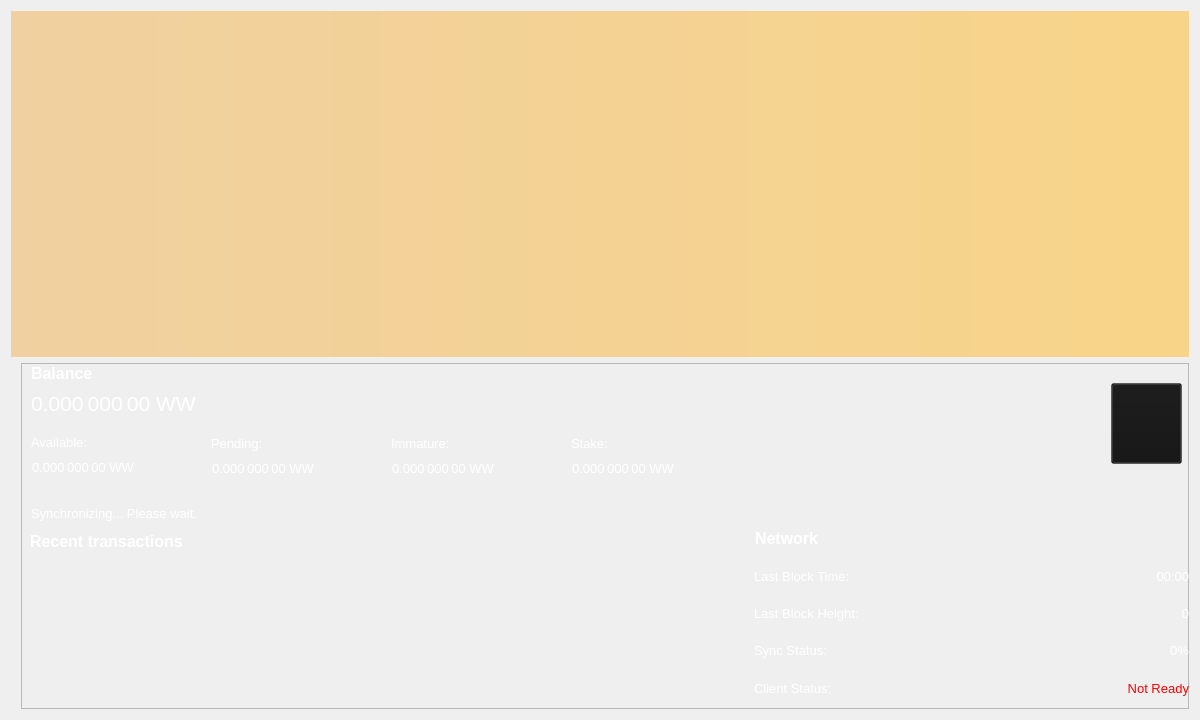
<?xml version="1.0" encoding="UTF-8"?>
<ui version="4.0">
 <class>OverviewPage</class>
 <widget class="QWidget" name="OverviewPage">
  <property name="geometry">
   <rect>
    <x>0</x>
    <y>0</y>
    <width>1200</width>
    <height>720</height>
   </rect>
  </property>
  <property name="minimumSize">
   <size>
    <width>1200</width>
    <height>700</height>
   </size>
  </property>
  <property name="font">
   <font>
    <weight>50</weight>
    <bold>false</bold>
   </font>
  </property>
  <property name="windowTitle">
   <string>Form</string>
  </property>
  <property name="styleSheet">
   <string notr="true">color: rgb(255, 255, 255);</string>
  </property>
  <layout class="QVBoxLayout" name="topLayout">
   <item>
    <widget class="QLabel" name="labelAlerts">
     <property name="visible">
      <bool>false</bool>
     </property>
     <property name="styleSheet">
      <string notr="true">background-color: qlineargradient(x1: 0, y1: 0, x2: 1, y2: 0, stop:0 #F0D0A0, stop:1 #F8D488); color:#000000;</string>
     </property>
     <property name="wordWrap">
      <bool>true</bool>
     </property>
     <property name="margin">
      <number>3</number>
     </property>
    </widget>
   </item>
   <item>
    <layout class="QHBoxLayout" name="horizontalLayout" stretch="1">
     <item>
      <layout class="QVBoxLayout" name="verticalLayout_2">
       <item>
        <widget class="QFrame" name="frame">
         <property name="maximumSize">
          <size>
           <width>16777215</width>
           <height>16777215</height>
          </size>
         </property>
         <property name="styleSheet">
          <string notr="true">margin-left: 10px;
</string>
         </property>
         <property name="frameShape">
          <enum>QFrame::StyledPanel</enum>
         </property>
         <property name="frameShadow">
          <enum>QFrame::Raised</enum>
         </property>
         <widget class="QLabel" name="labelTransactionsStatus">
          <property name="geometry">
           <rect>
            <x>10</x>
            <y>140</y>
            <width>300</width>
            <height>20</height>
           </rect>
          </property>
          <property name="minimumSize">
           <size>
            <width>300</width>
            <height>0</height>
           </size>
          </property>
          <property name="font">
           <font>
            <pointsize>10</pointsize>
           </font>
          </property>
          <property name="cursor">
           <cursorShape>WhatsThisCursor</cursorShape>
          </property>
          <property name="toolTip">
           <string>The displayed information may be out of date. Your wallet automatically synchronizes with the WayaWolfCoin network after a connection is established, but this process has not completed yet.</string>
          </property>
          <property name="styleSheet">
           <string notr="true"/>
          </property>
          <property name="text">
           <string notr="true">Synchronizing... Please wait.</string>
          </property>
          <property name="alignment">
           <set>Qt::AlignLeading|Qt::AlignLeft|Qt::AlignVCenter</set>
          </property>
          <property name="indent">
           <number>0</number>
          </property>
         </widget>
         <widget class="QWidget" name="verticalLayoutWidget">
          <property name="geometry">
           <rect>
            <x>10</x>
            <y>0</y>
            <width>721</width>
            <height>88</height>
           </rect>
          </property>
          <layout class="QVBoxLayout" name="verticalLayout">
           <item>
            <layout class="QHBoxLayout" name="horizontalLayout_4">
             <item>
              <widget class="QLabel" name="label_5">
               <property name="font">
                <font>
                 <pointsize>12</pointsize>
                 <weight>75</weight>
                 <bold>true</bold>
                </font>
               </property>
               <property name="text">
                <string>Balance</string>
               </property>
               <property name="indent">
                <number>0</number>
               </property>
              </widget>
             </item>
             <item>
              <spacer name="horizontalSpacer_3">
               <property name="orientation">
                <enum>Qt::Horizontal</enum>
               </property>
               <property name="sizeHint" stdset="0">
                <size>
                 <width>40</width>
                 <height>20</height>
                </size>
               </property>
              </spacer>
             </item>
            </layout>
           </item>
           <item>
            <layout class="QHBoxLayout" name="horizontalLayout_2">
             <property name="spacing">
              <number>0</number>
             </property>
             <item>
              <widget class="QLabel" name="labelTotal">
               <property name="minimumSize">
                <size>
                 <width>400</width>
                 <height>30</height>
                </size>
               </property>
               <property name="maximumSize">
                <size>
                 <width>16777215</width>
                 <height>16777215</height>
                </size>
               </property>
               <property name="font">
                <font>
                 <pointsize>16</pointsize>
                 <weight>50</weight>
                 <bold>false</bold>
                </font>
               </property>
               <property name="cursor">
                <cursorShape>IBeamCursor</cursorShape>
               </property>
               <property name="toolTip">
                <string>Your current total balance</string>
               </property>
               <property name="styleSheet">
                <string notr="true">color: rgb(255, 255, 255);</string>
               </property>
               <property name="text">
                <string notr="true">0.000 000 00 WW</string>
               </property>
               <property name="textFormat">
                <enum>Qt::AutoText</enum>
               </property>
               <property name="alignment">
                <set>Qt::AlignLeading|Qt::AlignLeft|Qt::AlignVCenter</set>
               </property>
               <property name="wordWrap">
                <bool>false</bool>
               </property>
               <property name="margin">
                <number>0</number>
               </property>
               <property name="indent">
                <number>0</number>
               </property>
               <property name="textInteractionFlags">
                <set>Qt::LinksAccessibleByMouse|Qt::TextSelectableByKeyboard|Qt::TextSelectableByMouse</set>
               </property>
              </widget>
             </item>
             <item>
              <spacer name="horizontalSpacer">
               <property name="orientation">
                <enum>Qt::Horizontal</enum>
               </property>
               <property name="sizeHint" stdset="0">
                <size>
                 <width>40</width>
                 <height>20</height>
                </size>
               </property>
              </spacer>
             </item>
            </layout>
           </item>
           <item>
            <spacer name="verticalSpacer">
             <property name="orientation">
              <enum>Qt::Vertical</enum>
             </property>
             <property name="sizeHint" stdset="0">
              <size>
               <width>20</width>
               <height>40</height>
              </size>
             </property>
            </spacer>
           </item>
          </layout>
         </widget>
         <widget class="QWidget" name="verticalLayoutWidget_2">
          <property name="geometry">
           <rect>
            <x>10</x>
            <y>69</y>
            <width>181</width>
            <height>71</height>
           </rect>
          </property>
          <layout class="QVBoxLayout" name="verticalLayout_3">
           <item>
            <layout class="QHBoxLayout" name="horizontalLayout_3">
             <item>
              <widget class="QLabel" name="labelBalanceText">
               <property name="font">
                <font>
                 <pointsize>10</pointsize>
                </font>
               </property>
               <property name="text">
                <string>Available:</string>
               </property>
               <property name="indent">
                <number>0</number>
               </property>
              </widget>
             </item>
             <item>
              <spacer name="horizontalSpacer_2">
               <property name="orientation">
                <enum>Qt::Horizontal</enum>
               </property>
               <property name="sizeHint" stdset="0">
                <size>
                 <width>40</width>
                 <height>20</height>
                </size>
               </property>
              </spacer>
             </item>
            </layout>
           </item>
           <item>
            <layout class="QHBoxLayout" name="horizontalLayout_5">
             <item>
              <widget class="QLabel" name="labelBalance">
               <property name="font">
                <font>
                 <pointsize>10</pointsize>
                 <weight>50</weight>
                 <bold>false</bold>
                </font>
               </property>
               <property name="cursor">
                <cursorShape>IBeamCursor</cursorShape>
               </property>
               <property name="toolTip">
                <string>Your current spendable balance</string>
               </property>
               <property name="text">
                <string notr="true">0.000 000 00 WW</string>
               </property>
               <property name="alignment">
                <set>Qt::AlignRight|Qt::AlignTrailing|Qt::AlignVCenter</set>
               </property>
               <property name="indent">
                <number>0</number>
               </property>
               <property name="textInteractionFlags">
                <set>Qt::LinksAccessibleByMouse|Qt::TextSelectableByKeyboard|Qt::TextSelectableByMouse</set>
               </property>
              </widget>
             </item>
             <item>
              <spacer name="horizontalSpacer_4">
               <property name="orientation">
                <enum>Qt::Horizontal</enum>
               </property>
               <property name="sizeHint" stdset="0">
                <size>
                 <width>40</width>
                 <height>20</height>
                </size>
               </property>
              </spacer>
             </item>
            </layout>
           </item>
           <item>
            <spacer name="verticalSpacer_2">
             <property name="orientation">
              <enum>Qt::Vertical</enum>
             </property>
             <property name="sizeHint" stdset="0">
              <size>
               <width>20</width>
               <height>40</height>
              </size>
             </property>
            </spacer>
           </item>
          </layout>
         </widget>
         <widget class="QWidget" name="verticalLayoutWidget_3">
          <property name="geometry">
           <rect>
            <x>190</x>
            <y>70</y>
            <width>181</width>
            <height>71</height>
           </rect>
          </property>
          <layout class="QVBoxLayout" name="verticalLayout_4">
           <item>
            <layout class="QHBoxLayout" name="horizontalLayout_6">
             <item>
              <widget class="QLabel" name="labelPendingText">
               <property name="font">
                <font>
                 <pointsize>10</pointsize>
                </font>
               </property>
               <property name="text">
                <string>Pending:</string>
               </property>
               <property name="indent">
                <number>0</number>
               </property>
              </widget>
             </item>
             <item>
              <spacer name="horizontalSpacer_6">
               <property name="orientation">
                <enum>Qt::Horizontal</enum>
               </property>
               <property name="sizeHint" stdset="0">
                <size>
                 <width>40</width>
                 <height>20</height>
                </size>
               </property>
              </spacer>
             </item>
            </layout>
           </item>
           <item>
            <layout class="QHBoxLayout" name="horizontalLayout_7">
             <item>
              <widget class="QLabel" name="labelUnconfirmed">
               <property name="font">
                <font>
                 <pointsize>10</pointsize>
                 <weight>50</weight>
                 <bold>false</bold>
                </font>
               </property>
               <property name="cursor">
                <cursorShape>IBeamCursor</cursorShape>
               </property>
               <property name="toolTip">
                <string>Total of transactions that have yet to be confirmed, and do not yet count toward the spendable balance</string>
               </property>
               <property name="text">
                <string notr="true">0.000 000 00 WW</string>
               </property>
               <property name="alignment">
                <set>Qt::AlignRight|Qt::AlignTrailing|Qt::AlignVCenter</set>
               </property>
               <property name="indent">
                <number>0</number>
               </property>
               <property name="textInteractionFlags">
                <set>Qt::LinksAccessibleByMouse|Qt::TextSelectableByKeyboard|Qt::TextSelectableByMouse</set>
               </property>
              </widget>
             </item>
             <item>
              <spacer name="horizontalSpacer_5">
               <property name="orientation">
                <enum>Qt::Horizontal</enum>
               </property>
               <property name="sizeHint" stdset="0">
                <size>
                 <width>40</width>
                 <height>20</height>
                </size>
               </property>
              </spacer>
             </item>
            </layout>
           </item>
           <item>
            <spacer name="verticalSpacer_3">
             <property name="orientation">
              <enum>Qt::Vertical</enum>
             </property>
             <property name="sizeHint" stdset="0">
              <size>
               <width>20</width>
               <height>40</height>
              </size>
             </property>
            </spacer>
           </item>
          </layout>
         </widget>
         <widget class="QWidget" name="verticalLayoutWidget_4">
          <property name="geometry">
           <rect>
            <x>370</x>
            <y>70</y>
            <width>181</width>
            <height>71</height>
           </rect>
          </property>
          <layout class="QVBoxLayout" name="verticalLayout_5">
           <item>
            <layout class="QHBoxLayout" name="horizontalLayout_8">
             <item>
              <widget class="QLabel" name="labelImmatureText">
               <property name="font">
                <font>
                 <pointsize>10</pointsize>
                </font>
               </property>
               <property name="text">
                <string>Immature:</string>
               </property>
               <property name="indent">
                <number>0</number>
               </property>
              </widget>
             </item>
             <item>
              <spacer name="horizontalSpacer_7">
               <property name="orientation">
                <enum>Qt::Horizontal</enum>
               </property>
               <property name="sizeHint" stdset="0">
                <size>
                 <width>40</width>
                 <height>20</height>
                </size>
               </property>
              </spacer>
             </item>
            </layout>
           </item>
           <item>
            <layout class="QHBoxLayout" name="horizontalLayout_9">
             <item>
              <widget class="QLabel" name="labelImmature">
               <property name="font">
                <font>
                 <pointsize>10</pointsize>
                 <weight>50</weight>
                 <bold>false</bold>
                </font>
               </property>
               <property name="cursor">
                <cursorShape>IBeamCursor</cursorShape>
               </property>
               <property name="toolTip">
                <string>Mined balance that has not yet matured</string>
               </property>
               <property name="text">
                <string notr="true">0.000 000 00 WW</string>
               </property>
               <property name="alignment">
                <set>Qt::AlignRight|Qt::AlignTrailing|Qt::AlignVCenter</set>
               </property>
               <property name="indent">
                <number>0</number>
               </property>
               <property name="textInteractionFlags">
                <set>Qt::LinksAccessibleByMouse|Qt::TextSelectableByKeyboard|Qt::TextSelectableByMouse</set>
               </property>
              </widget>
             </item>
             <item>
              <spacer name="horizontalSpacer_8">
               <property name="orientation">
                <enum>Qt::Horizontal</enum>
               </property>
               <property name="sizeHint" stdset="0">
                <size>
                 <width>40</width>
                 <height>20</height>
                </size>
               </property>
              </spacer>
             </item>
            </layout>
           </item>
           <item>
            <spacer name="verticalSpacer_4">
             <property name="orientation">
              <enum>Qt::Vertical</enum>
             </property>
             <property name="sizeHint" stdset="0">
              <size>
               <width>20</width>
               <height>40</height>
              </size>
             </property>
            </spacer>
           </item>
          </layout>
         </widget>
         <widget class="QWidget" name="verticalLayoutWidget_5">
          <property name="geometry">
           <rect>
            <x>550</x>
            <y>70</y>
            <width>181</width>
            <height>71</height>
           </rect>
          </property>
          <layout class="QVBoxLayout" name="verticalLayout_6">
           <item>
            <layout class="QHBoxLayout" name="horizontalLayout_11">
             <item>
              <widget class="QLabel" name="label_10">
               <property name="font">
                <font>
                 <pointsize>10</pointsize>
                </font>
               </property>
               <property name="text">
                <string>Stake:</string>
               </property>
               <property name="indent">
                <number>0</number>
               </property>
              </widget>
             </item>
             <item>
              <spacer name="horizontalSpacer_9">
               <property name="orientation">
                <enum>Qt::Horizontal</enum>
               </property>
               <property name="sizeHint" stdset="0">
                <size>
                 <width>40</width>
                 <height>20</height>
                </size>
               </property>
              </spacer>
             </item>
            </layout>
           </item>
           <item>
            <layout class="QHBoxLayout" name="horizontalLayout_10">
             <item>
              <widget class="QLabel" name="labelStake">
               <property name="font">
                <font>
                 <pointsize>10</pointsize>
                 <weight>50</weight>
                 <bold>false</bold>
                </font>
               </property>
               <property name="cursor">
                <cursorShape>IBeamCursor</cursorShape>
               </property>
               <property name="toolTip">
                <string>Total of coins that was staked, and do not yet count toward the current balance</string>
               </property>
               <property name="text">
                <string notr="true">0.000 000 00 WW</string>
               </property>
               <property name="alignment">
                <set>Qt::AlignRight|Qt::AlignTrailing|Qt::AlignVCenter</set>
               </property>
               <property name="indent">
                <number>0</number>
               </property>
               <property name="textInteractionFlags">
                <set>Qt::LinksAccessibleByMouse|Qt::TextSelectableByKeyboard|Qt::TextSelectableByMouse</set>
               </property>
              </widget>
             </item>
             <item>
              <spacer name="horizontalSpacer_10">
               <property name="orientation">
                <enum>Qt::Horizontal</enum>
               </property>
               <property name="sizeHint" stdset="0">
                <size>
                 <width>40</width>
                 <height>20</height>
                </size>
               </property>
              </spacer>
             </item>
            </layout>
           </item>
           <item>
            <spacer name="verticalSpacer_5">
             <property name="orientation">
              <enum>Qt::Vertical</enum>
             </property>
             <property name="sizeHint" stdset="0">
              <size>
               <width>20</width>
               <height>40</height>
              </size>
             </property>
            </spacer>
           </item>
          </layout>
         </widget>
         <widget class="QPushButton" name="viewQR">
          <property name="geometry">
           <rect>
            <x>1090</x>
            <y>20</y>
            <width>81</width>
            <height>81</height>
           </rect>
          </property>
          <property name="font">
           <font>
            <pointsize>10</pointsize>
           </font>
          </property>
          <property name="styleSheet">
           <string notr="true">background-color: rgb(20, 20, 20, 0.35);</string>
          </property>
          <property name="text">
           <string/>
          </property>
          <property name="icon">
           <iconset resource="../bitcoin.qrc">
            <normaloff>:/icons/qriconov</normaloff>:/icons/qriconov</iconset>
          </property>
          <property name="iconSize">
           <size>
            <width>64</width>
            <height>75</height>
           </size>
          </property>
         </widget>
         <widget class="QWidget" name="widget_wallview" native="true">
          <property name="geometry">
           <rect>
            <x>730</x>
            <y>160</y>
            <width>451</width>
            <height>405</height>
           </rect>
          </property>
          <layout class="QVBoxLayout" name="verticalLayout_7">
           <item>
            <layout class="QVBoxLayout" name="verticalLayout_8">
             <item>
              <layout class="QHBoxLayout" name="horizontalLayout_13">
               <item>
                <widget class="QLabel" name="label_11">
                 <property name="font">
                  <font>
                   <pointsize>12</pointsize>
                   <weight>75</weight>
                   <bold>true</bold>
                  </font>
                 </property>
                 <property name="text">
                  <string>Network</string>
                 </property>
                </widget>
               </item>
               <item>
                <spacer name="horizontalSpacer_12">
                 <property name="orientation">
                  <enum>Qt::Horizontal</enum>
                 </property>
                 <property name="sizeHint" stdset="0">
                  <size>
                   <width>40</width>
                   <height>20</height>
                  </size>
                 </property>
                </spacer>
               </item>
              </layout>
             </item>
             <item>
              <layout class="QHBoxLayout" name="horizontalLayout_20">
               <item>
                <widget class="QLabel" name="label_13">
                 <property name="maximumSize">
                  <size>
                   <width>167</width>
                   <height>16777215</height>
                  </size>
                 </property>
                 <property name="font">
                  <font>
                   <pointsize>10</pointsize>
                  </font>
                 </property>
                 <property name="text">
                  <string>Last Block Time:</string>
                 </property>
                </widget>
               </item>
               <item>
                <widget class="QLabel" name="lbTime">
                 <property name="font">
                  <font>
                   <pointsize>10</pointsize>
                  </font>
                 </property>
                 <property name="text">
                  <string>00:00</string>
                 </property>
                 <property name="alignment">
                  <set>Qt::AlignRight|Qt::AlignTrailing|Qt::AlignVCenter</set>
                 </property>
                </widget>
               </item>
              </layout>
             </item>
             <item>
              <layout class="QHBoxLayout" name="horizontalLayout_21">
               <item>
                <widget class="QLabel" name="label_15">
                 <property name="maximumSize">
                  <size>
                   <width>167</width>
                   <height>16777215</height>
                  </size>
                 </property>
                 <property name="font">
                  <font>
                   <pointsize>10</pointsize>
                  </font>
                 </property>
                 <property name="text">
                  <string>Last Block Height:</string>
                 </property>
                </widget>
               </item>
               <item>
                <widget class="QLabel" name="lbHeight">
                 <property name="font">
                  <font>
                   <pointsize>10</pointsize>
                  </font>
                 </property>
                 <property name="text">
                  <string>0</string>
                 </property>
                 <property name="alignment">
                  <set>Qt::AlignRight|Qt::AlignTrailing|Qt::AlignVCenter</set>
                 </property>
                </widget>
               </item>
              </layout>
             </item>
             <item>
              <layout class="QHBoxLayout" name="horizontalLayout_22">
               <item>
                <widget class="QLabel" name="label_16">
                 <property name="maximumSize">
                  <size>
                   <width>167</width>
                   <height>16777215</height>
                  </size>
                 </property>
                 <property name="font">
                  <font>
                   <pointsize>10</pointsize>
                  </font>
                 </property>
                 <property name="text">
                  <string>Sync Status:</string>
                 </property>
                </widget>
               </item>
               <item>
                <widget class="QLabel" name="sncStatus">
                 <property name="font">
                  <font>
                   <pointsize>10</pointsize>
                  </font>
                 </property>
                 <property name="text">
                  <string>0%</string>
                 </property>
                 <property name="alignment">
                  <set>Qt::AlignRight|Qt::AlignTrailing|Qt::AlignVCenter</set>
                 </property>
                </widget>
               </item>
              </layout>
             </item>
             <item>
              <layout class="QHBoxLayout" name="horizontalLayout_24">
               <item>
                <widget class="QLabel" name="label_18">
                 <property name="maximumSize">
                  <size>
                   <width>167</width>
                   <height>16777215</height>
                  </size>
                 </property>
                 <property name="font">
                  <font>
                   <pointsize>10</pointsize>
                  </font>
                 </property>
                 <property name="text">
                  <string>Client Status:</string>
                 </property>
                </widget>
               </item>
               <item>
                <widget class="QLabel" name="clStat">
                 <property name="font">
                  <font>
                   <pointsize>10</pointsize>
                  </font>
                 </property>
                 <property name="styleSheet">
                  <string notr="true">QLabel { color: red; }</string>
                 </property>
                 <property name="text">
                  <string>Not Ready</string>
                 </property>
                 <property name="alignment">
                  <set>Qt::AlignRight|Qt::AlignTrailing|Qt::AlignVCenter</set>
                 </property>
                </widget>
               </item>
              </layout>
             </item>
             <item>
              <layout class="QHBoxLayout" name="horizontalLayout_25">
               <item>
                <widget class="QLabel" name="label_19">
                 <property name="maximumSize">
                  <size>
                   <width>167</width>
                   <height>16777215</height>
                  </size>
                 </property>
                 <property name="font">
                  <font>
                   <pointsize>10</pointsize>
                  </font>
                 </property>
                 <property name="text">
                  <string>Coins are:</string>
                 </property>
                </widget>
               </item>
               <item>
                <widget class="QLabel" name="stkstat">
                 <property name="font">
                  <font>
                   <pointsize>10</pointsize>
                  </font>
                 </property>
                 <property name="text">
                  <string>Not Staking</string>
                 </property>
                 <property name="alignment">
                  <set>Qt::AlignRight|Qt::AlignTrailing|Qt::AlignVCenter</set>
                 </property>
                </widget>
               </item>
              </layout>
             </item>
             <item>
              <layout class="QHBoxLayout" name="horizontalLayout_17">
               <item>
                <widget class="QLabel" name="label_23">
                 <property name="maximumSize">
                  <size>
                   <width>167</width>
                   <height>16777215</height>
                  </size>
                 </property>
                 <property name="font">
                  <font>
                   <pointsize>10</pointsize>
                  </font>
                 </property>
                 <property name="text">
                  <string>Staking is:</string>
                 </property>
                </widget>
               </item>
               <item>
                <widget class="QLabel" name="stken">
                 <property name="font">
                  <font>
                   <pointsize>10</pointsize>
                  </font>
                 </property>
                 <property name="text">
                  <string>Disabled</string>
                 </property>
                 <property name="alignment">
                  <set>Qt::AlignRight|Qt::AlignTrailing|Qt::AlignVCenter</set>
                 </property>
                </widget>
               </item>
              </layout>
             </item>
             <item>
              <layout class="QHBoxLayout" name="horizontalLayout_23">
               <item>
                <widget class="QLabel" name="label_17">
                 <property name="maximumSize">
                  <size>
                   <width>167</width>
                   <height>16777215</height>
                  </size>
                 </property>
                 <property name="font">
                  <font>
                   <pointsize>10</pointsize>
                  </font>
                 </property>
                 <property name="text">
                  <string>Connections:</string>
                 </property>
                </widget>
               </item>
               <item>
                <widget class="QLabel" name="lbcon">
                 <property name="font">
                  <font>
                   <pointsize>10</pointsize>
                  </font>
                 </property>
                 <property name="text">
                  <string>0</string>
                 </property>
                 <property name="alignment">
                  <set>Qt::AlignRight|Qt::AlignTrailing|Qt::AlignVCenter</set>
                 </property>
                </widget>
               </item>
              </layout>
             </item>
             <item>
              <layout class="QHBoxLayout" name="horizontalLayout_26">
               <item>
                <widget class="QLabel" name="label_20">
                 <property name="minimumSize">
                  <size>
                   <width>110</width>
                   <height>0</height>
                  </size>
                 </property>
                 <property name="maximumSize">
                  <size>
                   <width>167</width>
                   <height>16777215</height>
                  </size>
                 </property>
                 <property name="font">
                  <font>
                   <pointsize>10</pointsize>
                  </font>
                 </property>
                 <property name="text">
                  <string>PoS Weight (Local):</string>
                 </property>
                </widget>
               </item>
               <item>
                <widget class="QLabel" name="urweight_2">
                 <property name="font">
                  <font>
                   <pointsize>10</pointsize>
                  </font>
                 </property>
                 <property name="text">
                  <string>0%</string>
                 </property>
                 <property name="alignment">
                  <set>Qt::AlignRight|Qt::AlignTrailing|Qt::AlignVCenter</set>
                 </property>
                </widget>
               </item>
              </layout>
             </item>
             <item>
              <layout class="QHBoxLayout" name="horizontalLayout_27">
               <item>
                <widget class="QLabel" name="label_21">
                 <property name="maximumSize">
                  <size>
                   <width>167</width>
                   <height>16777215</height>
                  </size>
                 </property>
                 <property name="font">
                  <font>
                   <pointsize>10</pointsize>
                  </font>
                 </property>
                 <property name="text">
                  <string>PoS Weight (Net):</string>
                 </property>
                </widget>
               </item>
               <item>
                <widget class="QLabel" name="netweight_2">
                 <property name="font">
                  <font>
                   <pointsize>10</pointsize>
                  </font>
                 </property>
                 <property name="text">
                  <string>0%</string>
                 </property>
                 <property name="alignment">
                  <set>Qt::AlignRight|Qt::AlignTrailing|Qt::AlignVCenter</set>
                 </property>
                </widget>
               </item>
              </layout>
             </item>
             <item>
              <layout class="QHBoxLayout" name="horizontalLayout_14">
               <item>
                <widget class="QLabel" name="label_24">
                 <property name="maximumSize">
                  <size>
                   <width>167</width>
                   <height>16777215</height>
                  </size>
                 </property>
                 <property name="font">
                  <font>
                   <pointsize>10</pointsize>
                  </font>
                 </property>
                 <property name="text">
                  <string>Est. Next Stake:</string>
                 </property>
                </widget>
               </item>
               <item>
                <widget class="QLabel" name="estnxt">
                 <property name="font">
                  <font>
                   <pointsize>10</pointsize>
                  </font>
                 </property>
                 <property name="text">
                  <string>Unkown</string>
                 </property>
                 <property name="alignment">
                  <set>Qt::AlignRight|Qt::AlignTrailing|Qt::AlignVCenter</set>
                 </property>
                </widget>
               </item>
              </layout>
             </item>
             <item>
              <layout class="QVBoxLayout" name="verticalLayout_9"/>
             </item>
            </layout>
           </item>
          </layout>
         </widget>
         <widget class="QWidget" name="layoutWidget00">
          <property name="geometry">
           <rect>
            <x>0</x>
            <y>160</y>
            <width>731</width>
            <height>461</height>
           </rect>
          </property>
          <layout class="QVBoxLayout" name="verticalLayout_11">
           <item>
            <widget class="QWidget" name="widget_2" native="true">
             <layout class="QVBoxLayout" name="verticalLayout_12">
              <item>
               <layout class="QHBoxLayout" name="horizontalLayout_15">
                <item>
                 <widget class="QLabel" name="label_6">
                  <property name="font">
                   <font>
                    <pointsize>12</pointsize>
                    <weight>75</weight>
                    <bold>true</bold>
                   </font>
                  </property>
                  <property name="text">
                   <string>&lt;b&gt;Recent transactions&lt;/b&gt;</string>
                  </property>
                  <property name="indent">
                   <number>0</number>
                  </property>
                 </widget>
                </item>
                <item>
                 <spacer name="horizontalSpacer_13">
                  <property name="orientation">
                   <enum>Qt::Horizontal</enum>
                  </property>
                  <property name="sizeHint" stdset="0">
                   <size>
                    <width>40</width>
                    <height>20</height>
                   </size>
                  </property>
                 </spacer>
                </item>
               </layout>
              </item>
              <item>
               <widget class="QListView" name="listTransactions_2">
                <property name="font">
                 <font>
                  <pointsize>10</pointsize>
                 </font>
                </property>
                <property name="styleSheet">
                 <string notr="true">QListView { background: transparent; }</string>
                </property>
                <property name="frameShape">
                 <enum>QFrame::NoFrame</enum>
                </property>
                <property name="verticalScrollBarPolicy">
                 <enum>Qt::ScrollBarAlwaysOff</enum>
                </property>
                <property name="horizontalScrollBarPolicy">
                 <enum>Qt::ScrollBarAlwaysOff</enum>
                </property>
                <property name="selectionMode">
                 <enum>QAbstractItemView::NoSelection</enum>
                </property>
               </widget>
              </item>
             </layout>
            </widget>
           </item>
          </layout>
         </widget>
         <widget class="QWidget" name="horizontalLayoutWidget">
          <property name="geometry">
           <rect>
            <x>0</x>
            <y>620</y>
            <width>731</width>
            <height>83</height>
           </rect>
          </property>
          <layout class="QHBoxLayout" name="horizontalLayout_12">
           <item>
            <widget class="QPushButton" name="vwalltx">
             <property name="minimumSize">
              <size>
               <width>81</width>
               <height>70</height>
              </size>
             </property>
             <property name="font">
              <font>
               <pointsize>10</pointsize>
              </font>
             </property>
             <property name="styleSheet">
              <string notr="true">background-color: rgb(20, 20, 20, 0.65);</string>
             </property>
             <property name="text">
              <string/>
             </property>
             <property name="icon">
              <iconset resource="../bitcoin.qrc">
               <normaloff>:/icons/history</normaloff>:/icons/history</iconset>
             </property>
             <property name="iconSize">
              <size>
               <width>64</width>
               <height>64</height>
              </size>
             </property>
            </widget>
           </item>
           <item>
            <spacer name="horizontalSpacer_11">
             <property name="orientation">
              <enum>Qt::Horizontal</enum>
             </property>
             <property name="sizeHint" stdset="0">
              <size>
               <width>40</width>
               <height>20</height>
              </size>
             </property>
            </spacer>
           </item>
          </layout>
         </widget>
         <widget class="QWidget" name="verticalLayoutWidget_6">
          <property name="geometry">
           <rect>
            <x>1130</x>
            <y>639</y>
            <width>41</width>
            <height>51</height>
           </rect>
          </property>
          <layout class="QVBoxLayout" name="verticalLayout_10">
           <item>
            <spacer name="verticalSpacer_6">
             <property name="orientation">
              <enum>Qt::Vertical</enum>
             </property>
             <property name="sizeHint" stdset="0">
              <size>
               <width>20</width>
               <height>40</height>
              </size>
             </property>
            </spacer>
           </item>
           <item>
            <widget class="QLabel" name="syncLabel">
             <property name="minimumSize">
              <size>
               <width>38</width>
               <height>28</height>
              </size>
             </property>
             <property name="maximumSize">
              <size>
               <width>38</width>
               <height>28</height>
              </size>
             </property>
             <property name="toolTip">
              <string extracomment="Synchronizing with WayaWolfCoin network"/>
             </property>
             <property name="toolTipDuration">
              <number>5</number>
             </property>
             <property name="text">
              <string/>
             </property>
             <property name="scaledContents">
              <bool>true</bool>
             </property>
            </widget>
           </item>
          </layout>
         </widget>
         <widget class="QWidget" name="verticalLayoutWidget_7">
          <property name="geometry">
           <rect>
            <x>1090</x>
            <y>620</y>
            <width>42</width>
            <height>71</height>
           </rect>
          </property>
          <layout class="QVBoxLayout" name="verticalLayout_13">
           <item>
            <spacer name="verticalSpacer_7">
             <property name="orientation">
              <enum>Qt::Vertical</enum>
             </property>
             <property name="sizeHint" stdset="0">
              <size>
               <width>20</width>
               <height>40</height>
              </size>
             </property>
            </spacer>
           </item>
           <item>
            <widget class="QLabel" name="lockstatusLabel">
             <property name="minimumSize">
              <size>
               <width>40</width>
               <height>30</height>
              </size>
             </property>
             <property name="maximumSize">
              <size>
               <width>40</width>
               <height>30</height>
              </size>
             </property>
             <property name="text">
              <string/>
             </property>
             <property name="pixmap">
              <pixmap resource="../bitcoin.qrc">:/icons/lock_open_toolbar</pixmap>
             </property>
             <property name="scaledContents">
              <bool>true</bool>
             </property>
            </widget>
           </item>
          </layout>
         </widget>
        </widget>
       </item>
      </layout>
     </item>
    </layout>
   </item>
  </layout>
 </widget>
 <resources>
  <include location="../bitcoin.qrc"/>
 </resources>
 <connections/>
</ui>
